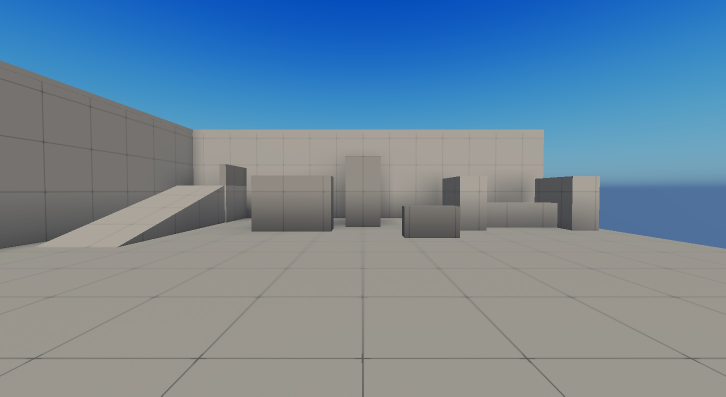
#> input picture out/arena_lookdev/P_D_c40.png, 1452 x 793 px (shown at 1/2 size); its folder holds only this picture in this run
$ python metrics.py
#> lines starting #> are read from the running program, lines starting #| are printed output that depends on the picture; after the words box and inside, x2 and y2 are one past the last pixel; in counts of white or black regions, pixels touching at a corner belong together
"""Per capture: luminance (Rec.709 on 0-255 sRGB) of the surfaces only (bays: pixels that differ from the empty-scene background
frame G_<cam>.png by more than 6; RIVALS: colour sky mask B > R + 60 and B > 140), mean and the brightest
5% (p95, glare check), share of surface pixels >= 230 (near-white), and on the 40-stud shots the grid-line contrast: column profile
of a flat sunlit crop, divided by its 81-px running median (>= 4x the widest line: an 18-px soft line read 5.7% at 21 px, 10.9% at 81); line_pct = how much darker the darkest line is (deepest dip, %).
Usage: python tools/lookdev/metrics.py  -> out/arena_lookdev/metrics.json"""
import json, os
import numpy as np
from PIL import Image
ROOT = os.path.dirname(os.path.dirname(os.path.dirname(os.path.abspath(__file__))))
OUT = os.path.join(ROOT, "out", "arena_lookdev")
# flat, sunlit crops (x0, x1, y0, y1) in the 1452 x 793 capture: bays = back wall above the pieces (53.5 studs away),
# RIVALS = the north end slab's face (40 studs away) seen through the centre gap
CROPS = {"bay": (400, 680, 268, 305), "R": (612, 838, 185, 440), "pillar": (697, 755, 318, 447)}


def lum(a):
    return 0.2126 * a[..., 0] + 0.7152 * a[..., 1] + 0.0722 * a[..., 2]


def line_pct(L, axis):
    P = L.mean(axis=axis)
    W = 81
    pad = np.pad(P, W // 2, mode="edge")
    T = np.array([np.median(pad[i:i + W]) for i in range(len(P))])
    R = P / T - 1
    return float(-100 * R.min())  # the deepest line dip (round 2: a 2-px line is under 2% of a near crop, so p2 missed it)


res = {}
for f in sorted(os.listdir(OUT)):
    if not f.endswith(".png") or "_" not in f or f.startswith(("gt_", "crop", "G_", "S_")):
        continue
    key = f[:-4]
    base = key[2:] if key.startswith("P_") else key  # P_ = the phone-like quality check (EditQualityLevel 05)
    a = np.asarray(Image.open(os.path.join(OUT, f)).convert("RGB")).astype(float)
    bg = os.path.join(OUT, "G_" + base.split("_", 1)[1] + ".png")
    if not base.startswith("R") and os.path.exists(bg):
        # bays float in the void: background = the same camera with no bay; surface = any pixel the bay changes (round 2;
        # the colour test alone counted the below-horizon void as floor and the sun disc as glare)
        b = np.asarray(Image.open(bg).convert("RGB")).astype(float)
        sky = np.abs(a - b).max(axis=2) <= 6
    else:
        sky = (a[..., 2] > a[..., 0] + 60) & (a[..., 2] > 140)
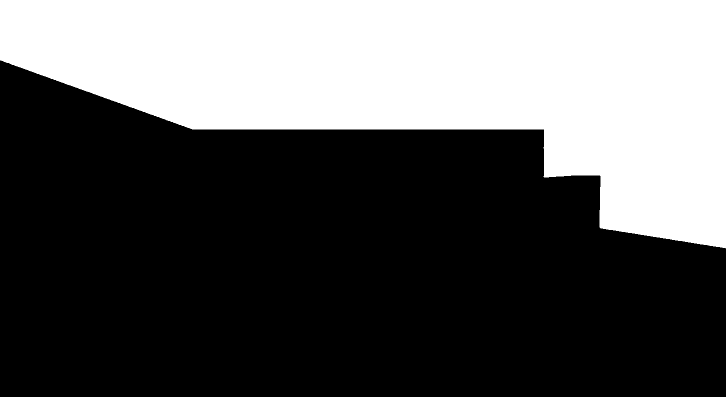
#> sky: shape (793, 1452) bool (shown at 1/2 size); 36% white; 1 white region, box (x1, y1, x2, y2) and area: (0, 0, 1452, 497) 414672
    L = lum(a)[~sky]
#> in lum, `return 0.2126 * a[..., 0] + 0.7152 * a[..., 1] + 0.0722 * a[..., 2]`:
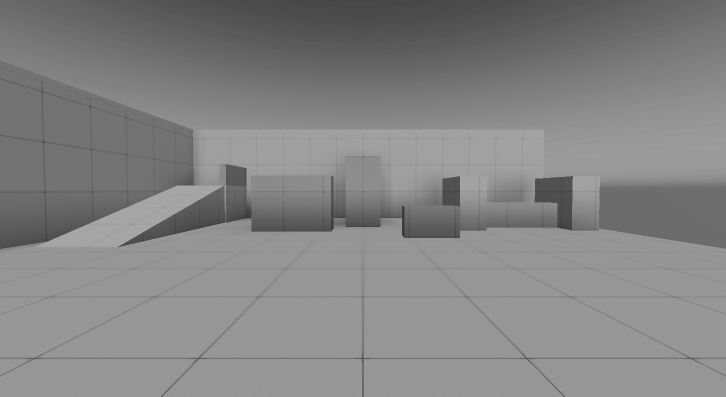
#> returned value: shape (793, 1452) float64 (shown at 1/2 size); min 42.86, max 172.9, mean 131.9
    m = {"mean": float(L.mean()), "p95": float(np.percentile(L, 95)), "white_share": float((L >= 230).mean() * 100),
         "sky_share": float(sky.mean() * 100), "frame_mean": float(lum(a).mean())}
#> m = {'mean': 141, 'p95': 161.2, 'white_share': 0, 'sky_share': 36.01, 'frame_mean': 131.9}
    surf = a[~sky]
    m["rgb_mean"] = [round(float(v)) for v in surf.mean(axis=0)]
    if base.endswith("_c10"):  # the near read: the pillar face (bays) / the end slab (RIVALS) at 10 studs
        x0, x1, y0, y1 = (500, 950, 150, 450) if base.startswith("R") else (600, 850, 150, 450)
        c = lum(a[y0:y1, x0:x1]); m["line_pct_10"] = max(line_pct(c, 0), line_pct(c, 1))
    if base.endswith("_c40"):
        x0, x1, y0, y1 = CROPS["R" if base.startswith("R") else "bay"]
        c = lum(a[y0:y1, x0:x1])
#> in lum (call 3), `return 0.2126 * a[..., 0] + 0.7152 * a[..., 1] + 0.0722 * a[..., 2]`:
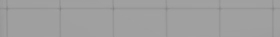
#> returned value: shape (37, 280) float64; min 130.2, max 163.2, mean 159.4
        m["line_pct"] = line_pct(c, 0)   # vertical lines (column profile)
#> in line_pct, `P = L.mean(axis=axis)`: P = 280 values, max 160.5 at index 161, min 148.4 at index 60, mean 159.4
#> in line_pct, `pad = np.pad(P, W // 2, mode="edge")`: pad = 360 values, max 160.5 at index 201, min 148.4 at index 100, mean 158.7
#> in line_pct, `T = np.array([np.median(pad[i:i + W]) for i in range(len(P))])`: T = 280 values, max 160.3 at index 191, min 152.7 at index 0, mean 159.8
#> in line_pct, `R = P / T - 1`: R = 280 values, max 0.0157 at index 4, min -0.0701 at index 113, mean -0.0023
        m["line_pct_h"] = line_pct(c, 1) # horizontal lines (row profile)
        if not base.startswith("R"):  # the pillar's sunlit face at exactly 40 studs (same distance as the RIVALS slab)
            px0, px1, py0, py1 = CROPS["pillar"]; pc = lum(a[py0:py1, px0:px1])
#> after `pc = lum(a[py0:py1, px0:px1])`:
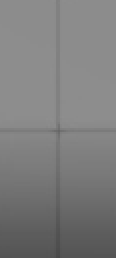
#> pc: shape (129, 58) float64 (shown 2 times larger); min 73.07, max 142.2, mean 125.6
            m["line_pct_40"] = max(line_pct(pc, 0), line_pct(pc, 1))
            m["pillar_rgb"] = [round(float(v)) for v in a[py0:py1, px0:px1].reshape(-1, 3).mean(axis=0)]
        else:
            m["line_pct_40"] = max(m["line_pct"], m["line_pct_h"])
        m["crop_rgb"] = [round(float(v)) for v in a[y0:y1, x0:x1].reshape(-1, 3).mean(axis=0)]
        Image.fromarray(a[y0:y1, x0:x1].astype(np.uint8)).resize(((x1 - x0) * 2, (y1 - y0) * 2), Image.NEAREST).save(os.path.join(OUT, f"crop_{key}.png"))
    res[key] = m
json.dump(res, open(os.path.join(OUT, "metrics.json"), "w"), indent=1)
for k, m in res.items():
    print(f"{k:10s} " + (f"near {m['line_pct_10']:.1f}% " if 'line_pct_10' in m else "") + f"mean {m['mean']:6.1f}  p95 {m['p95']:6.1f}  >=230 {m['white_share']:5.1f}%  rgb {m['rgb_mean']}"
          + (f"  lines@53 v {m['line_pct']:.1f}% h {m['line_pct_h']:.1f}%  lines@40 {m['line_pct_40']:.1f}%  wall {m['crop_rgb']} pillar {m.get('pillar_rgb')}" if "line_pct" in m else ""))
#> this loop made 1 pass
#> k on pass 1: 'P_D_c40'
#| P_D_c40    mean  141.0  p95  161.2  >=230   0.0%  rgb [144, 141, 134]  lines@53 v 7.0% h 6.5%  lines@40 9.3%  wall [165, 159, 150] pillar [129, 125, 119]
